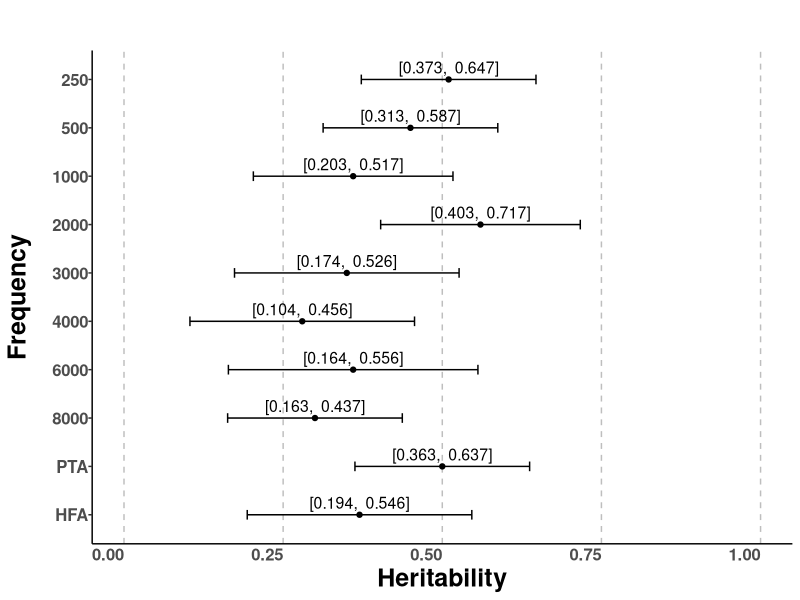
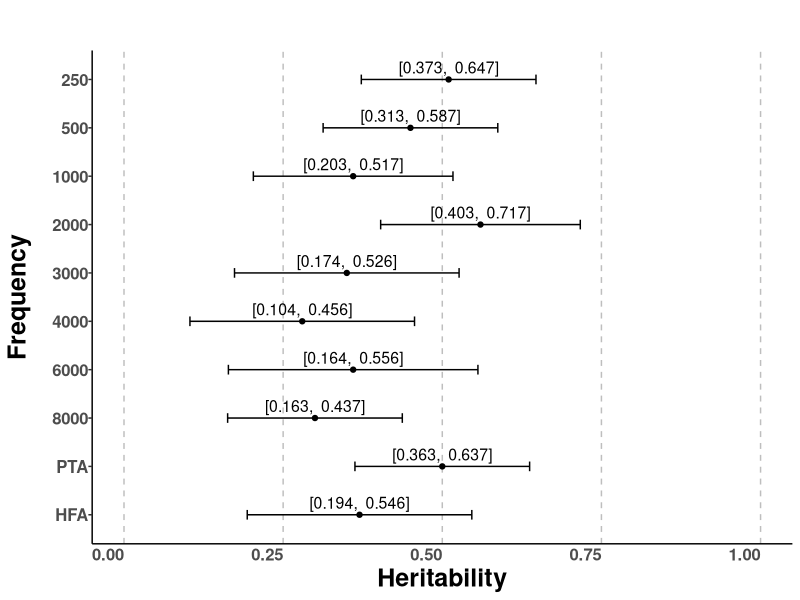

Generate these figures, in order, with R:
## ---- chunk 1
knitr::opts_chunk$set(echo = TRUE)
## ---- chunk 2
# Load the necessary library
library(ggplot2)

# Define the data and reverse the order of frequencies
solar_data <- data.frame(
  Frequency = factor(c(250, 500, 1000, 2000, 3000, 4000, 6000, 8000, "PTA", "HFA"), 
                     levels = rev(c(250, 500, 1000, 2000, 3000, 4000, 6000, 8000, "PTA", "HFA"))),
  Narrow_sense = c(0.51, 0.45, 0.36, 0.56, 0.35, 0.28, 0.36, 0.30, 0.50, 0.37),
  S.E. = c(0.07, 0.07, 0.08, 0.08, 0.09, 0.09, 0.10, 0.07, 0.07, 0.09)
)

# Calculate the confidence limits
solar_data$CL_min <- solar_data$Narrow_sense - 1.96 * solar_data$S.E.
solar_data$CL_max <- solar_data$Narrow_sense + 1.96 * solar_data$S.E.

# Create the plot with reversed order, added confidence interval bounds, and vertical major axis lines
p <- ggplot(solar_data, aes(x = Narrow_sense, y = Frequency)) +
  geom_vline(xintercept = seq(0, 1, by = 0.25), color = "grey", linetype = "dashed") +  # Vertical major axis lines
  geom_point() +
  geom_errorbarh(aes(xmin = CL_min, xmax = CL_max), height = 0.2) +
  geom_text(aes(label = paste0("[", round(CL_min, 3), ",  ", round(CL_max, 3), "]")),
            hjust = 0.5, vjust = -0.5, size = 4) +
  labs(
    title = "",
    x = "Heritability",
    y = "Frequency"
  ) +
  theme_classic() +
  theme(plot.title = element_text(size = 22, face = "bold", hjust = 0.5, margin = margin(t = 10)),
        legend.position = "bottom",
        legend.text = element_text(size = 14),
        legend.title = element_text(size = 16, face = "bold"),
        axis.title.x = element_text(size = 18, face = "bold"),
        axis.title.y = element_text(size = 18, face ="bold", margin = margin(r = 15)),
        axis.text.y = element_text(size = 12, face = "bold", margin = margin(t = 0, r = 0, b = 0, l = 0)),
        axis.ticks.x = element_blank(),
        panel.spacing.x = unit(1, "cm"),
        panel.spacing.y = unit(1, "cm"),
        axis.text.x = element_text(size = 12, face = "bold", hjust = 1, margin = margin(t = 0, r = 0, b = 0, l = 0)))
ggsave("pedigree-basedCls.png", plot = p, width = 10, height = 8, dpi = 300)

print(p)
